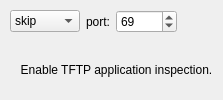
         <widget class="QWidget" name="label708">
          <attribute name="title">
           <string>tftp</string>
          </attribute>
          <layout class="QGridLayout">
           <property name="leftMargin">
            <number>10</number>
           </property>
           <property name="topMargin">
            <number>10</number>
           </property>
           <property name="rightMargin">
            <number>0</number>
           </property>
           <property name="bottomMargin">
            <number>0</number>
           </property>
           <item row="1" column="0" colspan="4">
            <widget class="QLabel" name="label710">
             <property name="text">
              <string>Enable TFTP application inspection.</string>
             </property>
             <property name="alignment">
              <set>Qt::AlignCenter</set>
             </property>
             <property name="wordWrap">
              <bool>true</bool>
             </property>
            </widget>
           </item>
           <item row="0" column="2">
            <widget class="QSpinBox" name="pix_tftp_port">
             <property name="minimum">
              <number>1</number>
             </property>
             <property name="maximum">
              <number>65535</number>
             </property>
             <property name="value">
              <number>69</number>
             </property>
            </widget>
           </item>
           <item row="0" column="1">
            <widget class="QLabel" name="label709">
             <property name="text">
              <string>port:</string>
             </property>
             <property name="alignment">
              <set>Qt::AlignCenter</set>
             </property>
             <property name="wordWrap">
              <bool>false</bool>
             </property>
             <property name="buddy">
              <cstring>pix_ctiqbe_port</cstring>
             </property>
            </widget>
           </item>
           <item row="0" column="3">
            <spacer>
             <property name="orientation">
              <enum>Qt::Horizontal</enum>
             </property>
             <property name="sizeType">
              <enum>QSizePolicy::Expanding</enum>
             </property>
             <property name="sizeHint" stdset="0">
              <size>
               <width>40</width>
               <height>20</height>
              </size>
             </property>
            </spacer>
           </item>
           <item row="0" column="0">
            <widget class="QComboBox" name="pix_tftp_switch">
             <item>
              <property name="text">
               <string>skip</string>
              </property>
             </item>
             <item>
              <property name="text">
               <string>enable</string>
              </property>
             </item>
             <item>
              <property name="text">
               <string>disable</string>
              </property>
             </item>
            </widget>
           </item>
          </layout>
         </widget>
